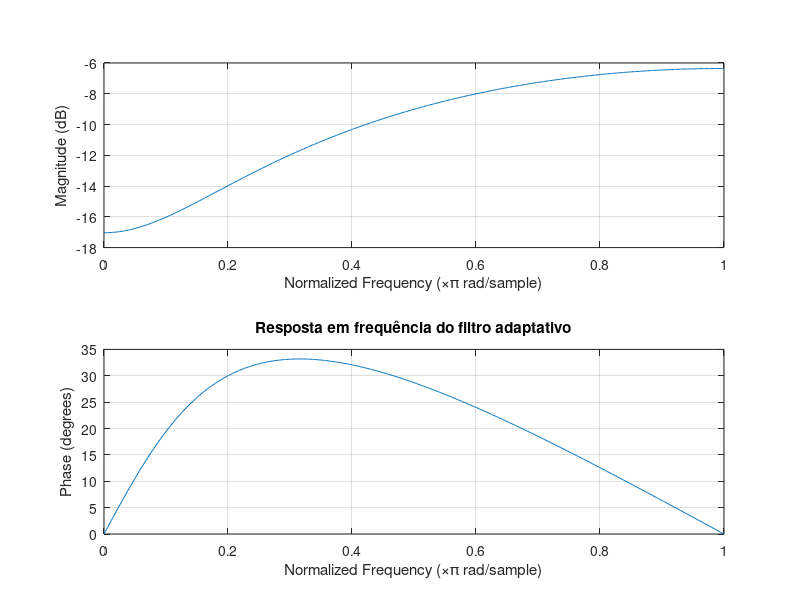

Write the MATLAB code that produced this figure. (Note: this script raises an error after producing the figure.)
close all;
clear;
clc;

%% Definições
N = 500;

n = [0:N-1]; % Vetor de amostras 
s = randn(1, N)*sqrt(.01); % Ruído branco de média nula e variância 0.01

fi = rand*2*pi; % Variável aleatória distribuida uniformemente entre 0 e 2pi

x = sin((2*pi*n/10) + (pi/6) + fi); % Interferência
u = 5*sin((2*pi*n/10) + fi); % Sinal correlacionado com a interferência
d = s + x; % Resposta desejada para o filtro adaptativo

%% A

xcorr(u, 1, 'biased'); % verificação matriz R
xcorr(d, u, 1, 'biased'); % verificaão matriz p

%%% 

R = [ 12.5, 10.1127; 10.1127, 12.5];
p = [2.1651; 1.0168];

wO = R\p;

J_min = var(d) - transpose(wO)*p;

figure(1);
freqz(wO);
title('Resposta em frequência do filtro adaptativo');

%% B
lambda = eig(R);

mi_max = 2/max(lambda);

%% C
[W,erro]= lms(u, d, 2, N, 0.03);

figure(2);
plot(n, erro, 'red');
hold on ;
plot(n, u, 'blue');
hold on;
plot(n, s, 'green');
legend('e(n)', 'u(n)', 's(n)');
title('Sinais e(n), u(n) e s(n)');
xlabel('n');

figure(3);
plot(W);
hold on;
plot(ones(N)*wO(1));
hold on;
plot(ones(N)*wO(2));
legend('w0 iterado','w1 iterado');
title('Iteração dos coeficientes');
xlabel('Número de iterações');
ylabel('Valor dos coeficientes');

% Curvas de nível
w0_passo = linspace(-.5, .5, 100);
w1_passo = linspace(-.5, .5, 100);
[W0, W1] = meshgrid(w0_passo, w1_passo);
J = zeros(100,100);

for i = 1:100
    for j = 1:100
        wij = [W0(i,j); W1(i,j)];
        J(i, j) = var(d) - 2*transpose(p)*wij + transpose(wij)*R*wij;
    end
end

figure(4)
contour(W0, W1, J);
hold on ;
plot(wO(1), wO(2), 'p', 'MarkerSize', 12) % Coeficientes ótimos para comparação

% Trajetória dos coeficientes

plot(W(:, 1), W(:, 2), '.-', 'MarkerSize', 5);
title('Curva de nível do LMS');
xlabel('W0');
ylabel('W1');

% Gráfico de e²(n) em dB

figure(5);
plot(10*log10(erro.^2));
title('Erro quadrático');
xlabel('n');
ylabel('Erro (dB)');

%% D

mi_max_exp = 0;
limite = 0.05;
for mi = 0.03:0.0001:0.08
   if(mi_max_exp == 0)
       [W_temp, erro_temp] = lms(u, d, 2, N, mi);
       if ((W_temp(N+1, 1)-wO(1)>limite) || (W_temp(N+1, 1)-wO(1)<-limite) || (W_temp(N+1, 2)-wO(2)>limite) || (W_temp(N+1, 2)-wO(2)<-limite))
           mi_max_exp = mi;
       end
   end
end

%% E
J003 = zeros(1, N);
for i = 1:N
    %Para cada realização, um novo valor de fi e um novo valor de s
    s_temp = randn(1, N)*sqrt(.01); %ruído branco
    fi_temp = rand*2*pi;
    x_temp = sin((2*pi*n/10) + (pi/6) + fi_temp);
    u_temp = 5*sin((2*pi*n/10) + fi_temp);
    d_temp = s_temp + x_temp;

    [W_temp, erro_temp] = lms(u_temp, d_temp, 2, N, 0.03);
    
    J003 = J003 + erro_temp.^2;
end
J003 = J003/N;

figure(6);
plot(10*log10(J003));
MSE = mean(J003((N-100):N));
MSE_vec = ones(1,500)*10*log10(MSE);
hold on;
plot(MSE_vec);
legend('J(n)','MSE');
title('Determinação gráfica do MSE')
xlabel('n');
ylabel('J(n) (dB) ');

%%
J001 = zeros(1, N);
J005 = zeros(1, N);
for i = 1:N
    %Para cada realização, um novo valor de fi e um novo valor de s
    s_temp = randn(1, N)*sqrt(.01); %ruído branco
    fi_temp = rand*2*pi;
    x_temp = sin((2*pi*n/10) + (pi/6) + fi_temp);
    u_temp = 5*sin((2*pi*n/10) + fi_temp);
    d_temp = s_temp + x_temp;

    [W_temp001, erro_temp001] = lms(u_temp, d_temp, 2, N, 0.01);
    [W_temp005, erro_temp005] = lms(u_temp, d_temp, 2, N, 0.05);
    
    J001 = J001 + erro_temp001.^2;
    J005 = J005 + erro_temp005.^2;
end
J001 = J001/N;
J005 = J005/N;

figure(7);
plot(10*log10(J001))
hold on
plot(10*log10(J003))
hold on
plot(10*log10(J005))
legend('\mu = 0.01', '\mu = 0.03', '\mu = 0.05');
title('Comparação entre diferentes valores de \mu')
xlabel('n');
ylabel('J(n) (dB) ');